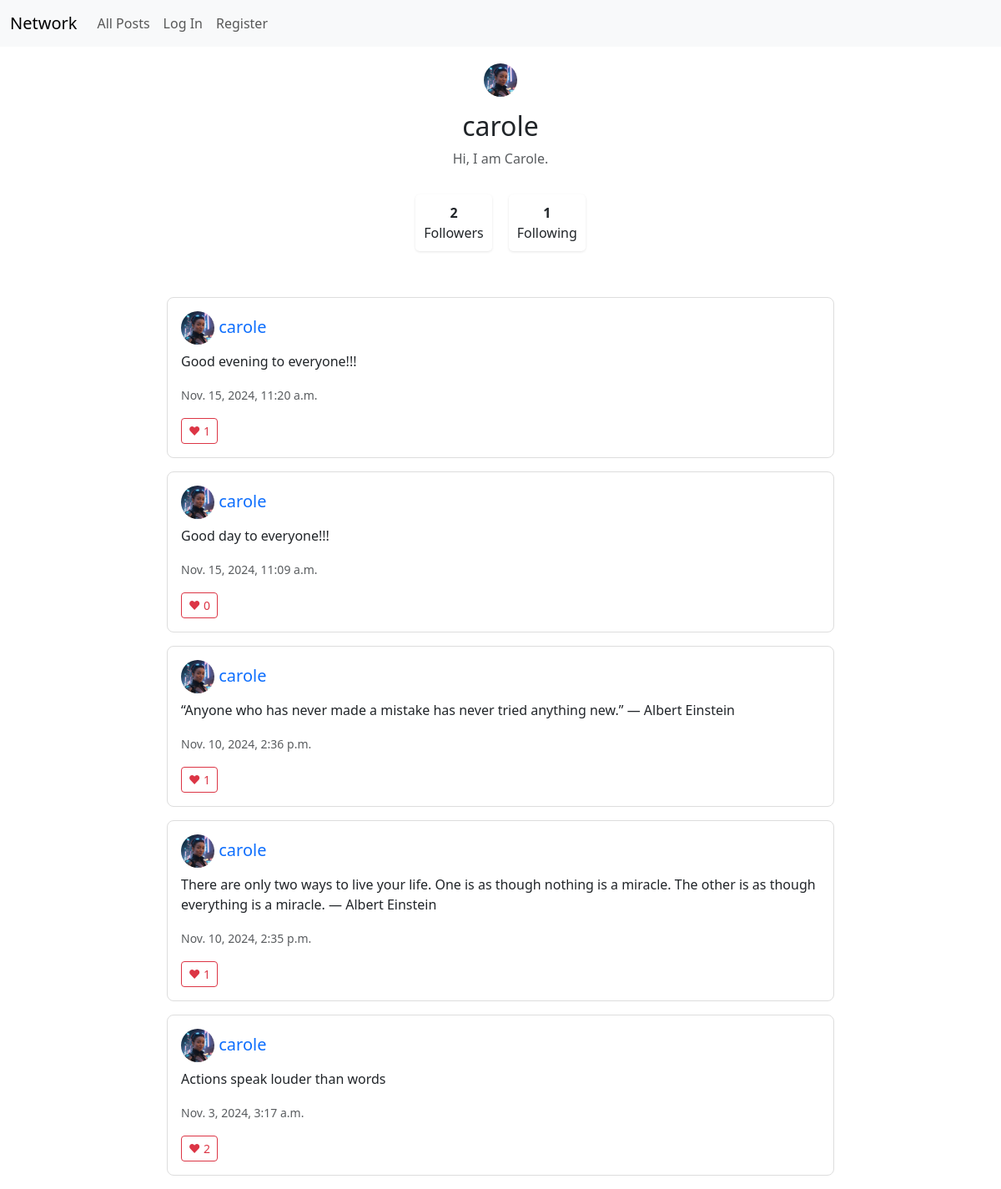
Page /profile/carole on the committed database.
### network/models.py (models this page shows, shortened)
class User(AbstractUser):
    followers = models.ManyToManyField('self', symmetrical=False, related_name='following')

class Profile(models.Model):
    user = models.OneToOneField(User, on_delete=models.CASCADE, related_name='profile')
    image = models.ImageField(upload_to='profile_pics/', default='profile_pics/default.jpg', blank=True)
    bio = models.TextField(max_length=500, blank=True)
    @property
    def get_image_url(self):
        if self.image and hasattr(self.image, 'url'):
            return self.image.url
        return '/static/network/default.jpg'  # Provide a default static image

class Post(models.Model):
    user = models.ForeignKey(User, on_delete=models.CASCADE, related_name="posts")
    content = models.TextField()
    created_at = models.DateTimeField(auto_now_add=True)
    updated_at = models.DateTimeField(auto_now=True)
    likes = models.ManyToManyField(User, related_name="liked_posts", blank=True)

### network/views.py (the view)
# urls.py: path("profile/<str:username>", views.profile, name="profile"),
def profile(request, username):
    profile_user = get_object_or_404(User, username=username)
    print(f"Profile user: {profile_user.username}")
    print(f"Has profile: {hasattr(profile_user, 'profile')}")
    if hasattr(profile_user, 'profile'):
        print(f"Profile image: {profile_user.profile.image}")
        print(f"Profile image URL: {profile_user.profile.get_image_url}")
    posts = Post.objects.filter(user=profile_user).order_by('-created_at')
    is_following = request.user.is_authenticated and request.user.following.filter(id=profile_user.id).exists()
    if request.method == "POST" and request.user == profile_user:
        if 'profile_picture' in request.FILES:
            profile_user.profile.image = request.FILES['profile_picture']
            profile_user.profile.save()
            return HttpResponseRedirect(reverse('profile', args=[username]))
    paginator = Paginator(posts, 10)
    page_number = request.GET.get('page')
    page_obj = paginator.get_page(page_number)
    return render(request, "network/profile.html", {
        "profile_user": profile_user,
        'posts': posts,
        "page_obj": page_obj,
        "is_following": is_following,
        "followers_count": profile_user.followers.count(),
        "following_count": profile_user.following.count()
    })

### network/templates/network/profile.html (shortened to what this page needs)
{% extends "network/layout.html" %}
{% load static %}
{% block body %}
<div class="profile-header">
    <div class="profile-image-container position-relative">
        {% if profile_user.profile.image and profile_user.profile.image.url %}
            <img src="{{ profile_user.profile.image.url }}"
                 class="rounded-circle profile-pic mb-3"
                 alt="Profile Picture"
        {% else %}
            <img src="{% static 'network/default.jpg' %}"
                 class="rounded-circle profile-pic mb-3"
                 alt="Default Profile Picture">
        {% endif %}
        <h2>{{ profile_user.username }}</h2>
        <p class="text-muted">{{ profile_user.profile.bio }}</p>
    </div>
    <div class="profile-stats">
        <div class="stat-box">
            <strong class="followers-count">{{ followers_count }}</strong>
            <div>Followers</div>
        </div>
        <div class="stat-box">
            <strong>{{ following_count }}</strong>
            <div>Following</div>
        </div>
    </div>
</div>
<div class="posts-container">
    {% for post in posts %}
        <div class="card mb-3 post" data-post-id="{{ post.id }}">
            <div class="card-body">
                <div class="d-flex justify-content-between">
                    <h5 class="card-title">
                        <a href="{% url 'profile' post.user.username %}" class="text-decoration-none">
                            {% if post.user.profile.image and post.user.profile.image.url %}
                                    <img src="{{ post.user.profile.image.url }}"
                                         class="rounded-circle profile-pic mr-2"
                                         alt="Profile Picture"
                                         onerror="this.src=`{% static 'network/default.jpg' %}`">
                                {% else %}
                                    <img src="{% static 'network/default.jpg' %}"
                                         class="rounded-circle profile-pic mr-2"
                                         alt="Default Profile Picture">
                            {% endif %}
                            {{ post.user.username }}
                        </a>
                    </h5>
                </div>
                <p class="card-text content">{{ post.content }}</p>
                <p class="card-text"><small class="text-muted">{{ post.created_at }}</small></p>
                <div class="like-section">
                    <button class="btn btn-sm {% if post in user.liked_posts.all %}btn-danger{% else %}btn-outline-danger{% endif %} like-btn"
                            data-post-id="{{ post.id }}">
                        ❤ <span class="like-count">{{ post.likes.count }}</span>
                    </button>
                </div>
            </div>
        </div>
    {% empty %}
        <p>No posts to display.</p>
    {% endfor %}
</div>
{% endblock %}

### network/static/network/styles.css (style rules this page uses)
.profile-pic { width: 40px; height: 40px; object-fit: cover; }
.profile-image-container { display: inline-block; position: relative; }
.post { border: 1px solid #ddd; border-radius: 8px; transition: box-shadow 0.3s ease; }
.like-btn { transition: all 0.2s ease; }
.posts-container { max-width: 800px; margin: 0 auto; }
.profile-header { text-align: center; padding: 20px 0; background-color: white; border-radius: 8px; margin-bottom: 20px; }
.profile-stats { display: flex; justify-content: center; gap: 20px; margin: 15px 0; }
.stat-box { text-align: center; padding: 10px; background-color: white; border-radius: 5px; box-shadow: 0 1px 3px rgba(0,0,0,0.1); }

### rows in the picture
User: username "carole", profile.bio "Hi, I am Carole."
Post: user.username "carole", content "Good evening to everyone!!!", created_at "Nov. 15, 2024, 11:20 a.m.", likes.count "1"
Post: user.username "carole", content "Good day to everyone!!!", created_at "Nov. 15, 2024, 11:09 a.m.", likes.count "0"
Post: user.username "carole", content "“Anyone who has never made a mistake has never tried anything new.” ― Albert Einstein", created_at "Nov. 10, 2024, 2:36 p.m.", likes.count "1"
Post: user.username "carole", content "There are only two ways to live your life. One is as though nothing is a miracle. The other is as though everything is a miracle. ― Albert Einstein", created_at "Nov. 10, 2024, 2:35 p.m.", likes.count "1"
Post: user.username "carole", content "Actions speak louder than words", created_at "Nov. 3, 2024, 3:17 a.m.", likes.count "2"

### other values in the picture
{{ followers_count }} "2"
{{ following_count }} "1"
